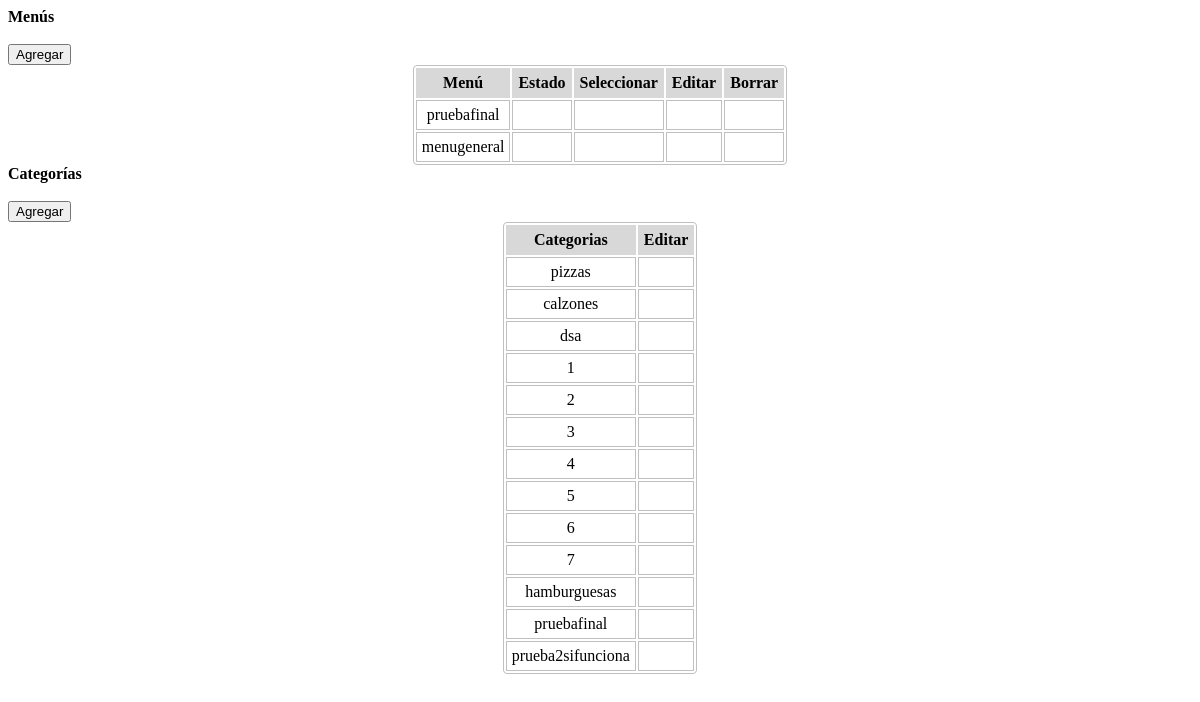
/funciones/funcionInMenu03.php, run on the app's committed database.
### tables this page shows
CREATE TABLE IF NOT EXISTS `data17` (
`id` int(11) NOT NULL,
  `NombreMenu` text NOT NULL COMMENT 'Nombre del menú',
  `Estado` int(1) NOT NULL COMMENT 'Estado del menú',
  `Activo` int(1) NOT NULL COMMENT 'Activo o inactivo'
);

CREATE TABLE IF NOT EXISTS `data10` (
`id` int(6) NOT NULL,
  `Nombre` text NOT NULL,
  `Estado` int(1) NOT NULL,
  `id_menu` int(11) NOT NULL COMMENT 'Menu activo'
);

### funciones/funcionInMenu03.php (the view, shortened to what this page needs)
<b><label>Menús</label></b>
<button class="MenuAdd" id="MenuAdd"><span class="octicon octicon-diff"></span> Agregar</button>
<table id="Menus">
	<thead>
		<th>Menú</th>
		<th>Estado</th>
		<th>Seleccionar</th>
		<th>Editar</th>
		<th>Borrar</th>
	</thead>
<?php
$MenuSQL = "SELECT * FROM data17 WHERE Activo='1' ORDER BY id DESC";
$CategoriaSQL = "SELECT * FROM data10";
$MenuSQL = mysql_query($MenuSQL);
$CategoriaSQL = mysql_query($CategoriaSQL);
while($MenuROW = mysql_fetch_object($MenuSQL)):
	$select="";
	if($MenuROW->Estado=="1"){
		$select = "<span class='octicon octicon-check'></span>";
	}
	echo "<tr><td id='name".$MenuROW->id."'>".$MenuROW->NombreMenu."</td><td>$select</td><td><span class='octicon octicon-desktop-download select-menu' data='".$MenuROW->id."'></span></td><td><span class='octicon octicon-pencil editar-menus' data='".$MenuROW->id."'></span></td><td><span class='octicon octicon-trashcan delete-menu' data='".$MenuROW->id."'></span></td></tr>";
endwhile;
?>
</table>
<b><label>Categorías</label></b>
<button class="MenuAdd" id="AddCategoria"><span class="octicon octicon-diff"></span> Agregar</button>
<table id="CategoriasMenu">
	<thead>
		<th>Categorias</th>
		<th>Editar</th>
	</thead>
	<?php
	while($CategoriaRow = mysql_fetch_object($CategoriaSQL)){
		$EstadoCategoria = "";
		echo "<tr class='$EstadoCategoria'><td id='Cname".$CategoriaRow->id."'>".$CategoriaRow->Nombre."</td><td><span class='octicon octicon-pencil editar-categoria' data='".$CategoriaRow->id."'></span></td></tr>";
	}
	 ?>
</table>

### funciones/funcionInMenu03.php (style rules this page uses)
#Menus, #CategoriasMenu { border: 1px solid silver; border-radius: 4px; margin: 0 auto; }
#Menus thead, #CategoriasMenu thead { background-color: #d8d8d8; }
#Menus td, #CategoriasMenu td { border: 1px solid silver; text-align: center; padding: 5px; }
#Menus th, #CategoriasMenu th { padding: 5px; border: 1px solid #d8d8d8; }

### data on the page
data17: NombreMenu "pruebafinal"
data17: NombreMenu "menugeneral"
data10: Nombre "pizzas"
data10: Nombre "calzones"
data10: Nombre "dsa"
data10: Nombre "1"
data10: Nombre "2"
data10: Nombre "3"
data10: Nombre "4"
data10: Nombre "5"
data10: Nombre "6"
data10: Nombre "7"
data10: Nombre "hamburguesas"
data10: Nombre "pruebafinal"
data10: Nombre "prueba2sifunciona"
